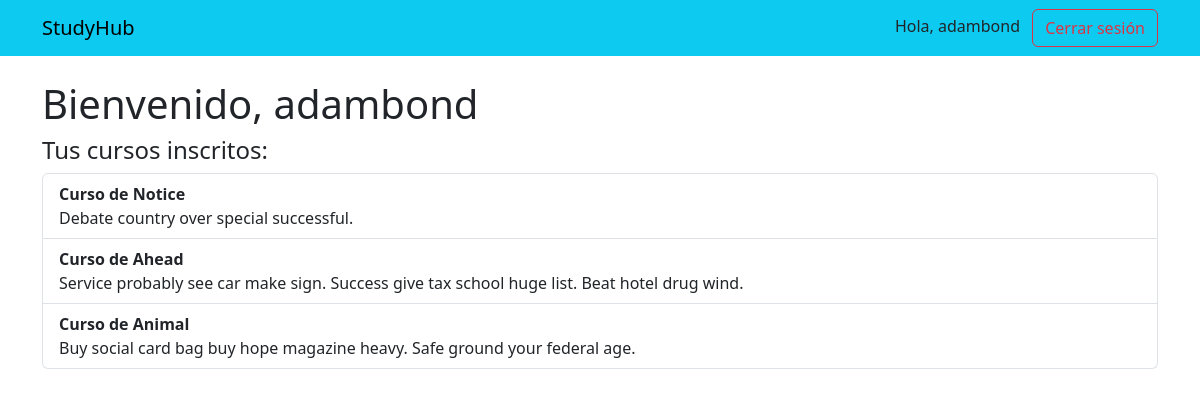
Screenshot of /dashboard/ (signed in) with the database file from the repository.
### usuarios/models.py (models this page shows, shortened)
class Usuario(AbstractUser):
    ROL_CHOICES = (
        ('estudiante', 'Estudiante'),
        ('instructor', 'Instructor'),
        ('admin', 'Administrador'),
    )
    rol = models.CharField(max_length=20, choices=ROL_CHOICES, default='estudiante')

### cursos/models.py (models this page shows, shortened)
class Curso(models.Model):
    title = models.CharField(max_length=200)
    description = models.TextField(blank=True, null=True)
    time = models.IntegerField(help_text="Time in hours")

### usuarios/views.py (the view)
# urls.py: path('dashboard/', dashboard, name='dashboard'),
@login_required
def dashboard(request):
    usuario = request.user
    inscripciones = Inscripcion.objects.filter(usuario=usuario).select_related('curso')
    cursos = [ins.curso for ins in inscripciones]
    context = {
        'cursos': cursos
    }
    return render(request, 'usuarios/dashboard.html', context)

### usuarios/templates/usuarios/dashboard.html (shortened to what this page needs)
{% extends 'usuarios/base.html' %}
{% block content %}
  <h1>Bienvenido, {{ user.username }}</h1>
  <h4>Tus cursos inscritos:</h4>
  {% if cursos %}
    <ul class="list-group">
      {% for curso in cursos %}
        <li class="list-group-item">
          <strong>{{ curso.title }}</strong><br>
          {{ curso.description }}
        </li>
      {% endfor %}
    </ul>
  {% else %}
    <p>No estás inscrito en ningún curso aún.</p>
  {% endif %}
{% endblock %}

### usuarios/templates/usuarios/base.html (shortened to what this page needs)
<!DOCTYPE html>
<html lang="es">
<head>
  <link href="https://cdn.jsdelivr.net/npm/bootstrap@5.3.0/dist/css/bootstrap.min.css" rel="stylesheet">
</head>
<body>
  <nav class="navbar navbar-expand-lg navbar-light bg-info mb-4">
    <div class="container">
      <a class="navbar-brand" href="{% url 'inicio' %}">StudyHub</a>
      <div>
        {% if user.is_authenticated %}
          <span class="me-2">Hola, {{ user.username }}</span>
          <a href="{% url 'logout' %}" class="btn btn-outline-danger">Cerrar sesión</a>
        {% else %}
          <a href="{% url 'login' %}" class="btn btn-outline-primary me-2">Iniciar sesión</a>
          <a href="{% url 'register' %}" class="btn btn-outline-success">Registrarse</a>
        {% endif %}
      </div>
    </div>
  </nav>
  <main class="container">
    {% block content %}
    {% endblock %}
  </main>
</body>
</html>

### rows the page displays
Usuario: username "adambond"
Curso: title "Curso de Notice", description "Debate country over special successful."
Curso: title "Curso de Ahead", description "Service probably see car make sign. Success give tax school huge list. Beat hotel drug wind."
Curso: title "Curso de Animal", description "Buy social card bag buy hope magazine heavy. Safe ground your federal age."
